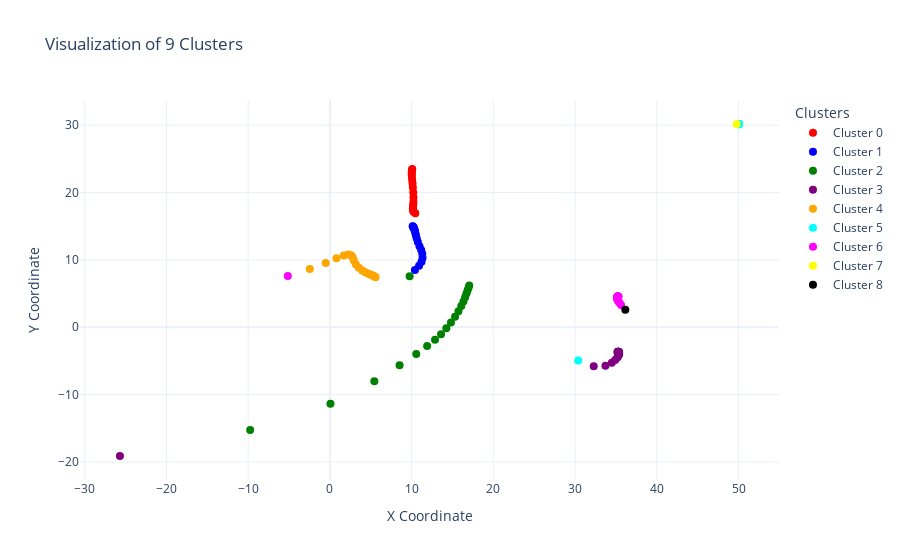

The notebook cell this image was saved under:
### Markdown cell above
"C:\Frank\UoT 2024-2025\MIE1628\A1\data_points.txt"

### Code cell
import plotly.graph_objects as go

# Raw data as a string
data = """
0       10.450761822845333,16.92521247802377
2       9.754386119453535,7.587363792333914
3       -25.6914712763082,-19.113335523174513
5       30.382208937126652,-4.933119492896943
6       -5.151353988887979,7.6082767441144235
7       49.772434552399595,30.1555998313089
8       36.149627688787064,2.5941292390220427
0       10.198809757023689,19.996777408300357
1       10.627442999497111,13.190710023250437
2       14.25106049217726,-0.16317602815200166
3       35.39060605753079,-3.8671846069884777
4       3.1720505729631876,9.365561484675561
5       50.054959582321025,30.166323337813232
6       35.14763964317547,4.449755236591939
0       10.152527501521353,20.726606581334796
1       10.535459496163302,13.629252490902974
2       14.808536378134477,0.7130644904374199
3       35.39037281963999,-3.7857222441240928
4       3.5418775240422926,8.845463675196365
5       50.05732523909579,30.16757731957164
6       35.157425762175855,4.4920160094497605
0       10.109612009056614,21.356590495917764
1       10.466492537279379,13.97008321473258
2       15.31270242916128,1.5660955106646854
3       35.379116344106514,-3.7260450441924773
4       3.9558017553671445,8.441890992246126
5       50.05947406718663,30.16826372763616
6       35.17354311613653,4.523607777632986
0       10.066254757300529,21.87543362506765
1       10.409155195056004,14.236037596069243
2       15.731407499670446,2.3884722155394043
3       35.361832036392634,-3.6833663784094
4       4.3335471808962085,8.158718406909426
5       50.06101916591575,30.16871737664392
6       35.19108815026815,4.546412717072148
0       10.031620407171184,22.295896855311643
1       10.359089613017327,14.442267929333656
2       16.077622712273484,3.1444890856870096
3       35.33891052570255,-3.6557857359419637
4       4.6619972272607395,7.966947380885213
5       50.06278252317099,30.16934727641921
6       35.21093148283677,4.561188482408183
0       10.013191029776197,22.634101492106378
1       10.312663665072552,14.602937495885758
2       16.342001161592037,3.8341453530171665
3       35.312414183644705,-3.6427570690938356
4       4.921125749751727,7.839108375498858
5       50.06359827606352,30.17008974433073
6       35.2298933538581,4.568219492206279
0       10.014121337950188,22.906230628308435
1       10.268465679608907,14.727125427568152
2       16.5457581483946,4.439693247554348
3       35.28746677497683,-3.6399137752512485
4       5.117774865949595,7.738152911571932
5       50.06427063158222,30.171006314663458
6       35.248270430097776,4.568287371341905
0       10.02523855834639,23.120774653144434
1       10.227075322160719,14.82295424121918
2       16.69978044525799,4.974233590814509
3       35.25996035054049,-3.645602094036213
4       5.276861746921916,7.6556214347143445
5       50.06467608937921,30.17122538524794
6       35.26576331868644,4.562639461178265
0       10.038269120358722,23.277763250275004
1       10.192593625634363,14.892321945668206
2       16.830935863998356,5.431157381292979
3       35.234334669771535,-3.6557641840664346
4       5.401831195597811,7.571873723538702
5       50.064866629360196,30.17129635756626
6       35.28025693651581,4.553774673577838
0       10.059288923731378,23.398329632671267
1       10.159280070221769,14.942888081867885
2       16.952431474357674,5.835671734712344
3       35.2105547478288,-3.672258028421718
4       5.504127024372815,7.497526528694567
5       50.06549656737719,30.170867442865188
6       35.292532993040126,4.541596055549702
0       10.227846219020623,17.149244417674325
1       10.405831856268962,8.491695883206289
2       -9.759546304082713,-15.266576121798426
3       32.281880026348915,-5.798319416381721
4       -2.4598299973751563,8.661701438996973
5       50.018661899729366,30.143271906513114
6       35.629660361210135,3.291474605098281
0       10.080290493767974,23.488413620559314
1       10.128169984547364,14.982351904132964
2       17.04869566417384,6.198158980342408
3       35.187880781937395,-3.6905841445555057
4       5.593793481545905,7.426683426629463
5       50.06548779285007,30.17061671302677
6       35.30289067024065,4.52855772274281
0       10.169895996280431,17.388349856610642
1       10.909503943945428,9.135716050141786
2       0.06734171920568409,-11.3652955792129
3       33.71461360237371,-5.712640692648183
4       -0.5137807426622052,9.531650950037916
5       50.031204793393236,30.151048028865034
6       35.430775767560604,3.63633450819275
0       10.15360089036286,17.582933755132807
1       11.213979080225151,9.739179332738585
2       5.437537204033975,-8.019475783143939
3       34.49291954307638,-5.2871268818368335
4       0.8077103303007573,10.247621187765079
5       50.037139510366366,30.155025444324448
6       35.30186336631072,3.8581309922360276
0       10.166686251877282,17.769023373229757
1       11.335417020747963,10.326529183176433
2       8.527401145945738,-5.628136241089454
3       34.909348411640224,-4.873810149545076
4       1.6947302683291507,10.665552150698495
5       50.04124312276109,30.15759006371423
6       35.22591728994813,4.020823797968049
0       10.184951687873616,17.983896566789088
1       11.30424850758158,10.898160217871634
2       10.562641616224314,-3.95693698124077
3       35.15190544013086,-4.543358194122113
4       2.2556376877163826,10.806269736262795
5       50.0440212384635,30.159521811018237
6       35.18114448430762,4.148753383232778
0       10.203887396653277,18.252892093084107
1       11.16843099556311,11.4501918759278
2       11.89921320761242,-2.7959263863425416
3       35.284556847191,-4.297930710234175
4       2.58992419449307,10.700258627710852
5       50.04691917659265,30.162136857966797
6       35.15634340964198,4.250993380299777
0       10.224379609714198,18.63004760936831
1       10.963534223572974,12.013922878997429
2       12.863125822749424,-1.8744301146969267
3       35.34780685151857,-4.115022671918392
4       2.78083256044892,10.396954218934171
5       50.04948862392568,30.163748478553956
6       35.146924820432915,4.331728777893166
0       10.22758126453824,19.249362344724915
1       10.757719849294862,12.642038393010221
2       13.602384402550223,-1.0438627930119884
3       35.38114898231048,-3.975719462592217
4       2.9281401364430963,9.924340282984303
5       50.052102432330464,30.16555939936289
6       35.14277039829759,4.397049141728923
"""  # Truncated for demonstration; add the complete dataset here

# Parse the data into a dictionary
clusters = {i: [] for i in range(9)}  # Create empty lists for 9 clusters
for line in data.strip().split("\n"):
    cluster_id, coordinates = line.split(maxsplit=1)
    x, y = map(float, coordinates.split(","))
    clusters[int(cluster_id)].append((x, y))

# Create a Plotly figure
fig = go.Figure()

# Colors for clusters
colors = [
    "red", "blue", "green", "purple", "orange",
    "cyan", "magenta", "yellow", "black"
]

# Add scatter plots for each cluster
for cluster_id, points in clusters.items():
    if points:  # Only plot clusters with data
        x, y = zip(*points)
        fig.add_trace(go.Scatter(
            x=x,
            y=y,
            mode="markers",
            name=f"Cluster {cluster_id}",
            marker=dict(size=8, color=colors[cluster_id % len(colors)])
        ))

# Update layout for better visualization
fig.update_layout(
    title="Visualization of 9 Clusters",
    xaxis_title="X Coordinate",
    yaxis_title="Y Coordinate",
    legend_title="Clusters",
    template="plotly_white"
)

# Show plot
fig.show()
